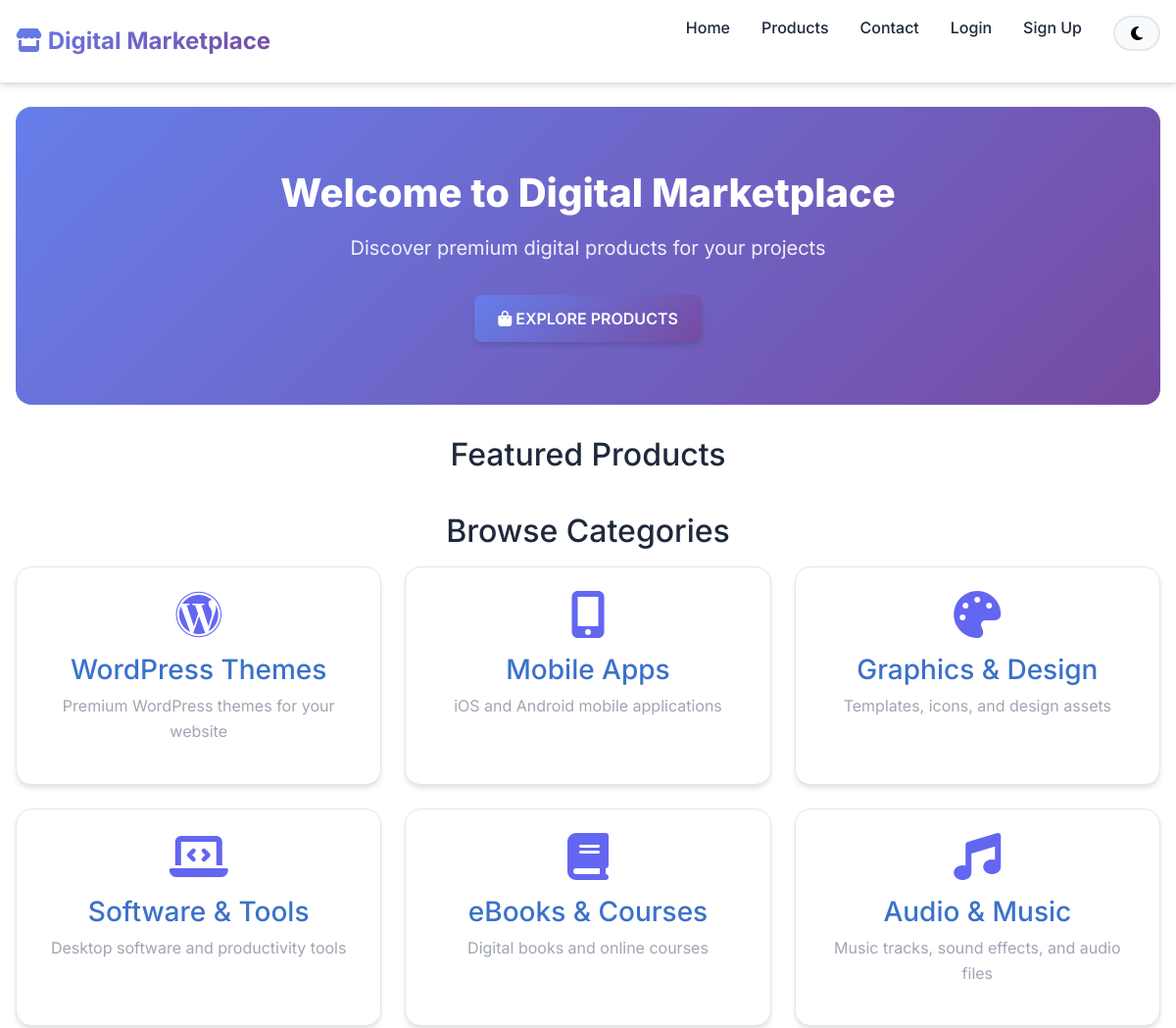
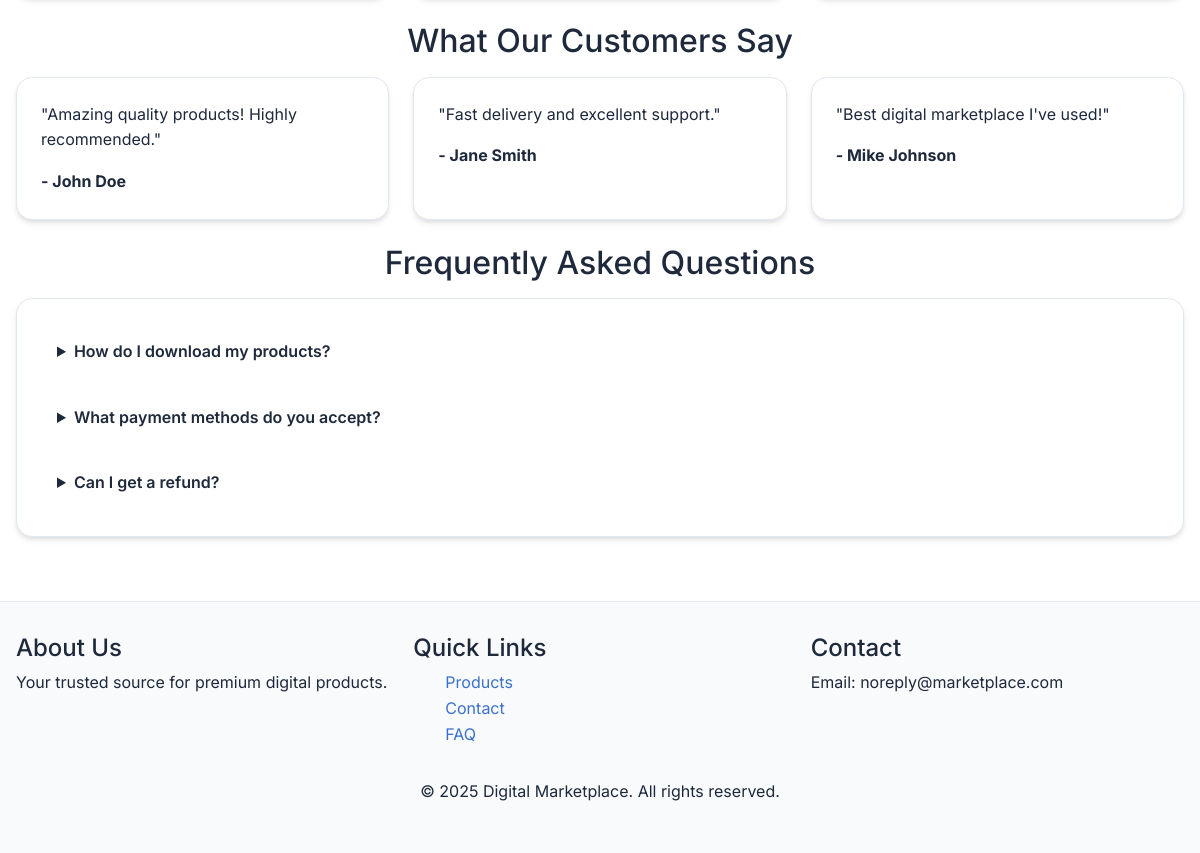
The page / on the database its author committed (2 pictures, top to bottom).
### tables this page shows
CREATE TABLE categories (
    id INT PRIMARY KEY AUTO_INCREMENT,
    name VARCHAR(100) NOT NULL,
    slug VARCHAR(100) UNIQUE NOT NULL,
    description TEXT,
    icon VARCHAR(50),
    created_at TIMESTAMP DEFAULT CURRENT_TIMESTAMP,
    INDEX idx_slug (slug)
);

### ecommerce/includes/functions.php (called while the page is built, shortened)
<?php
function getSettings() {
    static $settings = null;
    if ($settings === null) {
        $db = Database::getInstance()->getConnection();
        $stmt = $db->query("SELECT setting_key, setting_value FROM settings");
        $settings = [];
        while ($row = $stmt->fetch()) {
            $settings[$row['setting_key']] = $row['setting_value'];
        }
    }
    return $settings;
}
function baseUrl($path = '') {
    return APP_URL . '/' . ltrim($path, '/');
}
function asset($path) {
    return baseUrl('assets/' . ltrim($path, '/'));
}

### ecommerce/includes/Database.php (called while the page is built, shortened)
<?php
class Database {
    private static $instance = null;
    private $conn;
    private function __construct() {
        try {
            $dsn = "mysql:host=" . DB_HOST . ";dbname=" . DB_NAME . ";charset=utf8mb4";
            $options = [
                PDO::ATTR_ERRMODE => PDO::ERRMODE_EXCEPTION,
                PDO::ATTR_DEFAULT_FETCH_MODE => PDO::FETCH_ASSOC,
                PDO::ATTR_EMULATE_PREPARES => false,
            ];
            $this->conn = new PDO($dsn, DB_USER, DB_PASS, $options);
        } catch (PDOException $e) {
            die("Database connection failed: " . $e->getMessage());
        }
    }
    public static function getInstance() {
        if (self::$instance === null) {
            self::$instance = new self();
        }
        return self::$instance;
    }
    public function getConnection() {
        return $this->conn;
    }
}

### ecommerce/includes/Auth.php (called while the page is built, shortened)
<?php
class Auth {
    public function isLoggedIn() {
        return isset($_SESSION['user_id']);
    }
}

### index.php (the view, shortened to what this page needs)
<?php
require_once 'includes/Database.php';
require_once 'includes/Auth.php';
require_once 'includes/functions.php';
$auth = new Auth();
$db = Database::getInstance()->getConnection();
$stmt = $db->query("SELECT * FROM categories LIMIT 6");
$categories = $stmt->fetchAll();
$settings = getSettings();
?>
<!DOCTYPE html>
<html lang="en">
<head>
    <link rel="stylesheet" href="https://cdnjs.cloudflare.com/ajax/libs/font-awesome/6.4.0/css/all.min.css">
    <link href="https://cdnjs.cloudflare.com/ajax/libs/mdb-ui-kit/6.4.2/mdb.min.css" rel="stylesheet">
    <link rel="stylesheet" href="<?= asset('css/styles.css') ?>">
</head>
<body>
    <nav class="desktop-navbar">
        <div class="container">
            <a href="<?= baseUrl() ?>" class="logo">
                <i class="fas fa-store"></i> <?= $settings['site_name'] ?? 'Digital Marketplace' ?>
            </a>
            <ul class="nav-links">
                <li><a href="<?= baseUrl() ?>">Home</a></li>
                <li><a href="<?= baseUrl('pages/products.php') ?>">Products</a></li>
                <li><a href="<?= baseUrl('pages/contact.php') ?>">Contact</a></li>
                <?php if ($auth->isLoggedIn()): ?>
                    <li><a href="<?= baseUrl('pages/profile.php') ?>">Profile</a></li>
                    <li><a href="<?= baseUrl('pages/cart.php') ?>">
                        Cart <span class="cart-count" style="display:none;">0</span>
                    </a></li>
                    <?php if ($auth->isAdmin()): ?>
                        <li><a href="<?= baseUrl('admin/index.php') ?>">Admin</a></li>
                    <?php endif; ?>
                <?php else: ?>
                    <li><a href="<?= baseUrl('pages/login.php') ?>">Login</a></li>
                    <li><a href="<?= baseUrl('pages/signup.php') ?>">Sign Up</a></li>
                <?php endif; ?>
                <li>
                    <button class="theme-toggle" onclick="toggleTheme()">
                        <i class="fas fa-moon"></i>
                    </button>
                </li>
            </ul>
        </div>
    </nav>
    <div class="container mt-4">
        <section class="hero fade-in">
            <h1>Welcome to Digital Marketplace</h1>
            <p>Discover premium digital products for your projects</p>
            <a href="<?= baseUrl('pages/products.php') ?>" class="btn btn-primary">
                <i class="fas fa-shopping-bag"></i> Explore Products
            </a>
        </section>
        <section class="mt-4">
            <h2 class="text-center mb-3">Featured Products</h2>
        </section>
        <section class="mt-4">
            <h2 class="text-center mb-3">Browse Categories</h2>
            <div class="grid grid-3">
                <?php foreach ($categories as $category): ?>
                    <a href="<?= baseUrl('pages/products.php?category=' . $category['id']) ?>" class="card text-center" style="text-decoration: none;">
                        <i class="<?= $category['icon'] ?? 'fas fa-folder' ?>" style="font-size: 3rem; color: var(--primary); margin-bottom: 1rem;"></i>
                        <h3><?= htmlspecialchars($category['name']) ?></h3>
                        <p class="text-secondary"><?= htmlspecialchars($category['description'] ?? '') ?></p>
                    </a>
                <?php endforeach; ?>
            </div>
        </section>
        <section class="mt-4">
            <h2 class="text-center mb-3">What Our Customers Say</h2>
            <div class="grid grid-3">
                <div class="card fade-in">
                    <p>"Amazing quality products! Highly recommended."</p>
                    <strong>- John Doe</strong>
                </div>
                <div class="card fade-in">
                    <p>"Fast delivery and excellent support."</p>
                    <strong>- Jane Smith</strong>
                </div>
                <div class="card fade-in">
                    <p>"Best digital marketplace I've used!"</p>
                    <strong>- Mike Johnson</strong>
                </div>
            </div>
        </section>
        <section class="mt-4 mb-4">
            <h2 class="text-center mb-3">Frequently Asked Questions</h2>
            <div class="card">
                <details class="mb-2">
                    <summary style="cursor: pointer; font-weight: 600; padding: 1rem;">How do I download my products?</summary>
                </details>
                <details class="mb-2">
                    <summary style="cursor: pointer; font-weight: 600; padding: 1rem;">What payment methods do you accept?</summary>
                </details>
                <details>
                    <summary style="cursor: pointer; font-weight: 600; padding: 1rem;">Can I get a refund?</summary>
                </details>
            </div>
        </section>
    </div>
    <footer style="background: var(--bg-secondary); padding: 2rem 0; margin-top: 4rem; border-top: 1px solid var(--border-color);">
        <div class="container">
            <div class="grid grid-3">
                <div>
                    <h4>About Us</h4>
                    <p>Your trusted source for premium digital products.</p>
                </div>
                <div>
                    <h4>Quick Links</h4>
                    <ul style="list-style: none;">
                        <li><a href="<?= baseUrl('pages/products.php') ?>">Products</a></li>
                        <li><a href="<?= baseUrl('pages/contact.php') ?>">Contact</a></li>
                        <li><a href="<?= baseUrl('pages/faq.php') ?>">FAQ</a></li>
                    </ul>
                </div>
                <div>
                    <h4>Contact</h4>
                    <p>Email: <?= $settings['email_from'] ?? 'support@marketplace.com' ?></p>
                </div>
            </div>
            <div class="text-center mt-3">
                <p>&copy; <?= date('Y') ?> <?= $settings['site_name'] ?? 'Digital Marketplace' ?>. All rights reserved.</p>
            </div>
        </div>
    </footer>
</body>
</html>

### ecommerce/assets/css/styles.css (style rules this page uses)
:root { --primary: #6366f1; --primary-dark: #4f46e5; --secondary: #8b5cf6; --accent: #ec4899; --success: #10b981; --warning: #f59e0b; --danger: #ef4444; --info: #3b82f6; --gradient-primary: linear-gradient(135deg, #667eea 0%, #764ba2 100%); --gradient-secondary: linear-gradient(135deg, #f093fb 0%, #f5576c 100%); --gradient-success: linear-gradient(135deg, #4facfe 0%, #00f2fe 100%); --bg-primary: #ffffff; --bg-secondary: #f8fafc; --bg-tertiary: #f1f5f9; --bg-hover: #f1f5f9; --text-primary: #1e293b; --text-secondary: #64748b; --border-color: #e2e8f0; --shadow: 0 4px 6px -1px rgba(0, 0, 0, 0.1), 0 2px 4px -1px rgba(0, 0, 0, 0.06); --shadow-lg: 0 20px 25px -5px rgba(0, 0, 0, 0.1), 0 10px 10px -5px rgba(0, 0, 0, 0.04); }
* { margin: 0; padding: 0; box-sizing: border-box; }
body { font-family: 'Inter', -apple-system, BlinkMacSystemFont, 'Segoe UI', Roboto, sans-serif; background-color: var(--bg-primary); color: var(--text-primary); line-height: 1.6; transition: background-color 0.3s ease, color 0.3s ease; }
.desktop-navbar { background: var(--bg-primary); border-bottom: 1px solid var(--border-color); padding: 1rem 0; position: sticky; top: 0; z-index: 999; box-shadow: var(--shadow); }
.desktop-navbar .container { display: flex; justify-content: space-between; align-items: center; max-width: 1200px; margin: 0 auto; padding: 0 1rem; }
.desktop-navbar .logo { font-size: 1.5rem; font-weight: 700; background: var(--gradient-primary); -webkit-background-clip: text; -webkit-text-fill-color: transparent; background-clip: text; text-decoration: none; }
.desktop-navbar .nav-links { display: flex; gap: 2rem; list-style: none; }
.desktop-navbar .nav-links a { text-decoration: none; color: var(--text-primary); font-weight: 500; transition: color 0.3s ease; }
.btn { padding: 0.75rem 1.5rem; border-radius: 0.5rem; font-weight: 600; text-decoration: none; display: inline-block; transition: all 0.3s ease; border: none; cursor: pointer; font-size: 1rem; }
.btn-primary { background: var(--gradient-primary); color: white; box-shadow: var(--shadow); }
.card { background: var(--bg-primary); border-radius: 1rem; padding: 1.5rem; box-shadow: var(--shadow); transition: transform 0.3s ease, box-shadow 0.3s ease; border: 1px solid var(--border-color); }
.grid { display: grid; gap: 1.5rem; }
.grid-3 { grid-template-columns: repeat(3, 1fr); }
.hero { background: var(--gradient-primary); color: white; padding: 4rem 1rem; text-align: center; border-radius: 1rem; margin-bottom: 2rem; }
.hero h1 { font-size: 2.5rem; margin-bottom: 1rem; font-weight: 800; }
.hero p { font-size: 1.25rem; margin-bottom: 2rem; opacity: 0.9; }
.theme-toggle { background: var(--bg-secondary); border: 2px solid var(--border-color); border-radius: 2rem; padding: 0.5rem 1rem; cursor: pointer; display: flex; align-items: center; gap: 0.5rem; transition: all 0.3s ease; }
.fade-in { animation: fadeIn 0.5s ease-out; }
@media (min-width: 769px) { .desktop-navbar { display: block; } }
@media (min-width: 769px) { .grid-3 { grid-template-columns: repeat(3, 1fr); } }
.container { max-width: 1200px; margin: 0 auto; padding: 0 1rem; }
.text-center { text-align: center; }
.mt-3 { margin-top: 1.5rem; }
.mt-4 { margin-top: 2rem; }
.mb-2 { margin-bottom: 1rem; }
.mb-3 { margin-bottom: 1.5rem; }
.mb-4 { margin-bottom: 2rem; }

### rows shown on the page
categories: name "WordPress Themes", description "Premium WordPress themes for your website"
categories: name "Mobile Apps", description "iOS and Android mobile applications"
categories: name "Graphics & Design", description "Templates, icons, and design assets"
categories: name "Software & Tools", description "Desktop software and productivity tools"
categories: name "eBooks & Courses", description "Digital books and online courses"
categories: name "Audio & Music", description "Music tracks, sound effects, and audio files"

### other values the page prints
$settings['site_name'] "Digital Marketplace"
$settings['email_from'] "noreply@marketplace.com"
